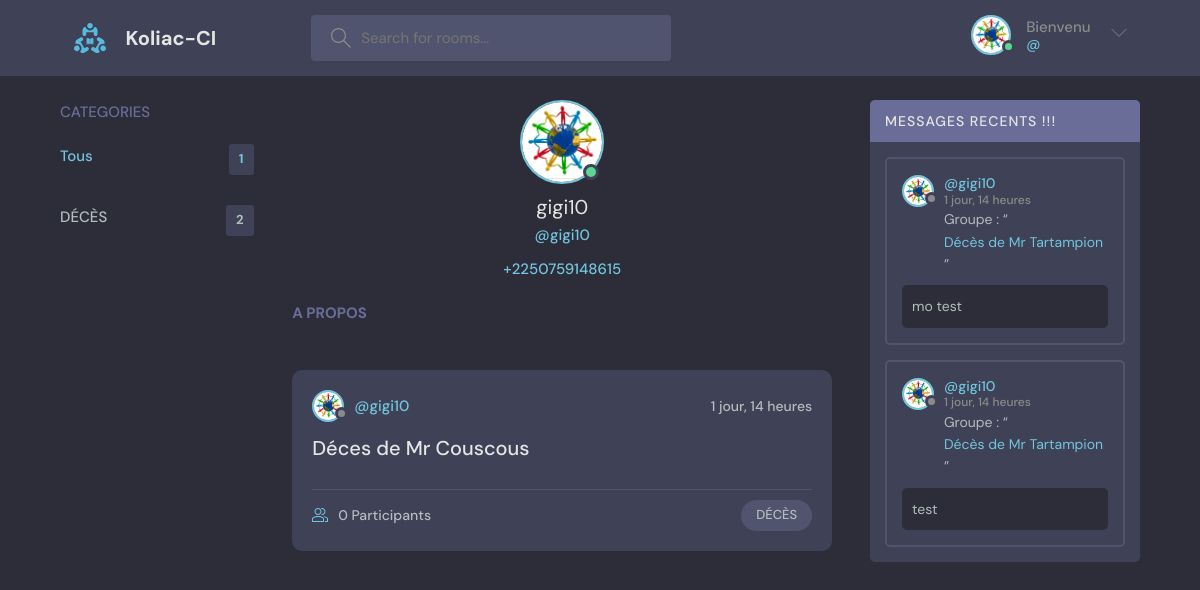
/compte/profile/8/, run on the app's committed database.
### parametres/models.py (models this page shows, shortened)
class User(AbstractUser):
    nom = models.CharField(max_length=255, null=True, verbose_name="Nom et Prénoms")
    email = models.EmailField(unique=True)
    contact1 = models.CharField(max_length=50, unique=True, null=True, verbose_name="Contact")
    contact2 = models.CharField(max_length=50, blank=True, null=True)
    orange_money = models.CharField(max_length=50, blank=True, null=True)
    mtn_money = models.CharField(max_length=50, blank=True, null=True)
    moov_money = models.CharField(max_length=50, blank=True, null=True)
    adresse = models.CharField(max_length=255, verbose_name="ADRESSE", blank=True, null=True)
    image = models.ImageField(null=True, default="avatar.svg")
    type_piece = models.CharField(max_length=50, verbose_name="TYPE DOCUMENT", choices=TYPE_PIECE, default="CNI", null=True, blank=True)
    num_piece = models.CharField(max_length=150, verbose_name="N° PIECE", blank=True, null=True)
    piece = models.FileField(verbose_name="DOCUMENT", upload_to=documents, null=True, blank=True)
    add_le = models.DateTimeField(auto_now_add=True)
    update_le = models.DateTimeField(auto_now=True)
    objects = UserManager()
    USERNAME_FIELD = 'contact1'
    REQUIRED_FIELDS = []

class Evenement(models.Model):
    nom = models.CharField(max_length=255)

### events/models.py (models this page shows, shortened)
class Annonce(models.Model):
    user = models.ForeignKey(User, on_delete=models.CASCADE, related_name="annonces")
    categorie = models.ForeignKey(Evenement, on_delete=models.CASCADE, related_name='annonce_catégorie')
    titre = models.CharField(max_length=255)
    date = models.DateField()
    carte_annonce = models.FileField(upload_to='carte_annonces/', blank=True, null=True)
    fare_part = models.FileField(upload_to='faire_parts/', blank=True, null=True, verbose_name="Faire Part")
    programme = models.TextField(verbose_name="PROGRAMME", null=True)
    participant = models.ManyToManyField(User, related_name='participants')
    def __str__(self):
        return ('%s') % (self.titre)
    add_le = models.DateTimeField(auto_now_add=True)
    update_le = models.DateTimeField(auto_now=True)
    objects = models.Manager()
    class Meta:
        verbose_name_plural = "ANNONCES"
        verbose_name = "annonce"
        ordering = ["-add_le", "-update_le"]

class Message(models.Model):
    user = models.ForeignKey(User, on_delete=models.CASCADE)
    annonce = models.ForeignKey(Annonce, on_delete=models.CASCADE)
    contenu = models.TextField(null=True, blank=True)
    created_le = models.DateTimeField(auto_now_add=True)
    updated_le = models.DateTimeField(auto_now=True)
    class Meta:
        verbose_name_plural = "MESSAGES"
        verbose_name = "message"
        ordering = ["-created_le", "-updated_le"]

### parametres/views.py (the view)
# urls.py: path('profile/<str:pk>/', user_profile, name='user_profile'),
def user_profile(request, pk):
    user = get_object_or_404(User, id=pk)
    messages_annonces = user.message_set.all()
    annonces = user.annonces.all()
    evenements = Evenement.objects.all()
    ctx = {
        'user':user,
        'annonces':annonces,
        'evenements':evenements,
        'messages_annonces':messages_annonces,
    }
    return render(request, 'parametres/profile.html', ctx)

### parametres/templates/parametres/profile.html (shortened to what this page needs)
{% extends 'base.html' %}
{% block content %}
    <main class="profile-page layout layout--3">
        <div class="container">
            {% include 'events/categorie_component.html' %}
        <div class="roomList">
        <div class="profile">
          <div class="profile__avatar">
            <div class="avatar avatar--large active">
              {% if user.image %}
                <img src="{{ user.image.url }}" />
              {% else %}
                  <img src="https://randomuser.me/api/portraits/men/11.jpg" />
              {% endif %}
            </div>
          </div>
          <div class="profile__info">
            <h3>{{ user.username }}</h3>
            <p>@{{ user.username }}</p>
            {% if user.contact1 %}
                <p>{{ user.contact1 }}</p>
            {% endif %}
          </div>
          <div class="profile__about">
            <h3>A Propos</h3>
          </div>
        </div>
            {% include 'events/feeds_component.html' %}
        </div>
            {% include 'events/activity_component.html' %}
    </div>
</main>
{% endblock %}

### templates/base.html (shortened to what this page needs)
{% load static %}
<!DOCTYPE html>
<html lang="en">
  <head>
    <link rel="stylesheet" href="{% static 'style/style.css' %}" />
    <link rel="stylesheet" href="{% static 'style/intlTelInput.css' %}" />
  </head>
  <body>
    {% include '_partials/navbar.html' %}
    {% block content %}{% endblock %}
  </body>
</html>

### templates/_partials/navbar.html (shortened to what this page needs)
{% load static %}
<header class="header header--loggedIn">
    <div class="container">
    <a href="{% url 'home' %}" class="header__logo">
        <img src="{% static 'images/logo.svg' %}" alt="Logo">
        <h1>Koliac-CI</h1>
    </a>
    <form class="header__search" method="get" accept-charset="{% url 'home' %}">
      <label>
        <input name="q" placeholder="Search for rooms..." />
      </label>
    </form>
    <nav class="header__menu">
      {% if user.is_authenticated %}
        <div class="header__user">
        <a href="{% url 'parametres:user_profile' user.pk %}">
          <div class="avatar avatar--medium active">
            {% if user.image %}
                <img src="{{ user.image.url }}" />
            {% else %}
                <img src="https://randomuser.me/api/portraits/men/37.jpg" />
            {% endif %}
          </div>
          <p>Bienvenu {{ request.user.username }} <span>@{{ request.user.username }}</span></p>
        </a>
        <button class="dropdown-button">
          <svg version="1.1" xmlns="http://www.w3.org/2000/svg" width="32" height="32" viewBox="0 0 32 32">
            <title>chevron-down</title>
            <path d="M16 21l-13-13h-3l16 16 16-16h-3l-13 13z"></path>
          </svg>
        </button>
      </div>
      {% else %}
      <a href="{% url 'parametres:connexion' %}">
        <img src="{% static 'images/avatar.svg' %}" />
        <p>Connexion</p>
      </a>
      {% endif %}
    </nav>
  </div>
</header>

### events/templates/events/categorie_component.html
<div class="topics">
    <div class="topics__header">
    <h2>CATEGORIES</h2>
  </div>
    <ul class="topics__list">
    <li>
      <a href="{% url 'home' %}" class="active">Tous <span>{{ evenements.count }}</span></a>
    </li>
    {% for event in evenements %}
    <li>
      <a href="{% url 'home' %}?q={{ event.nom }}">{{ event.nom }} <span>{{ event.annonce_catégorie.count }}</span></a>
    </li>
    {% endfor %}
  </ul>
</div>

### events/templates/events/feeds_component.html (shortened to what this page needs)
{% for annonce in annonces %}
    <div class="roomListRoom">
        <div class="roomListRoom__header">
          <a href="{% url 'parametres:user_profile' annonce.user.id %}" class="roomListRoom__author">
            <div class="avatar avatar--small">
              {% if annonce.user.image %}
                 <img src="{{ annonce.user.image.url }}" />
              {% else %}
                  <img src="https://randomuser.me/api/portraits/women/11.jpg" />
              {% endif %}
            </div>
            <span>@{{ annonce.user.username }}</span>
          </a>
          <div class="roomListRoom__actions">
            <span>{{ annonce.add_le | timesince }}</span>
          </div>
        </div>
        <div class="roomListRoom__content">
          <a href="{% url 'annonce' annonce.id %}">{{ annonce.titre }}</a>
        </div>
        <div class="roomListRoom__meta">
          <a href="{% url 'annonce' annonce.id %}" class="roomListRoom__joined">
            {{ annonce.participant.all.count }} Participants
          </a>
          <p class="roomListRoom__topic">{{ annonce.categorie.nom }}</p>
        </div>
    </div>
 {% endfor %}

### events/templates/events/activity_component.html (shortened to what this page needs)
<div class="activities">
  <div class="activities__header">
    <h2>Messages Recents !!!</h2>
  </div>
  {% for message in messages_annonces %}
    <div class="activities__box">
    <div class="activities__boxHeader roomListRoom__header">
      <a href="#" class="roomListRoom__author">
        <div class="avatar avatar--small">
          {% if message.user.image %}
             <img src="{{ message.user.image.url }}" />
          {% else %}
              <img src="https://randomuser.me/api/portraits/women/11.jpg" />
          {% endif %}
        </div>
        <p>
          @{{ message.user.username }}
          <span>{{ message.created_le|timesince }}</span>
        </p>
      </a>
    </div>
    <div class="activities__boxContent">
      <p>Groupe : “<a href="#">{{ message.annonce }}</a>”</p>
      <div class="activities__boxRoomContent">
        {{ message.contenu }}
      </div>
    </div>
  </div>
  {% endfor %}
</div>

### data on the page
User: image (picture), username "gigi10", contact1 "+2250759148615"
Evenement: nom "DÉCÈS", annonce_catégorie.count "2"
Annonce: user.image (picture), user.username "gigi10", add_le "1 jour, 14 heures", titre "Déces de Mr Couscous", participant.all.count "0", categorie.nom "DÉCÈS"
Message: user.image (picture), user.username "gigi10", created_le "1 jour, 14 heures", annonce "Décès de Mr Tartampion", contenu "mo test"
Message: user.image (picture), user.username "gigi10", created_le "1 jour, 14 heures", annonce "Décès de Mr Tartampion", contenu "test"

### other printed values
{{ evenements.count }} "1"
